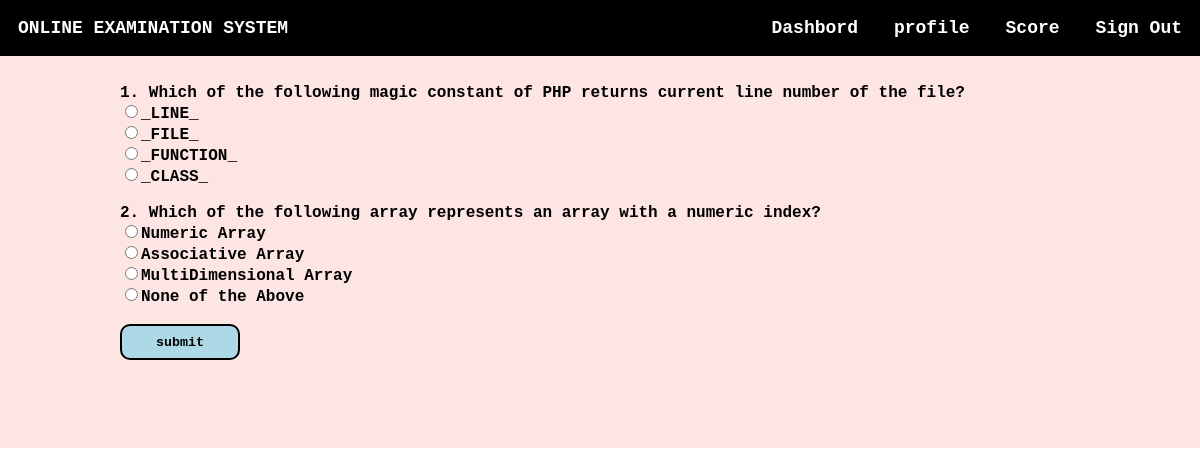
Screenshot of /takeq.php?qid=7 (signed in) with the database file from the repository.
### tables this page shows
CREATE TABLE `questions` (
  `qs` varchar(200) NOT NULL,
  `op1` varchar(30) NOT NULL,
  `op2` varchar(30) NOT NULL,
  `op3` varchar(30) NOT NULL,
  `answer` varchar(30) NOT NULL,
  `quizid` int(11) NOT NULL
);

### takeq.php (the view, shortened to what this page needs)
<html>
<head>
</head>
<?php
$conn = mysqli_connect('localhost', 'root', '', 'project');
?>
<body style="margin: 0 !important;font-weight: bolder !important;font-family: 'Courier New', Courier, monospace;color: #fff">
    <div style="background-color: #fce5e3;">
        <div class="navbar" style="display: inline-flex;width: 100%;color:#fff;position:fixed;">
            <section style="margin: 1.5vw;">ONLINE EXAMINATION SYSTEM</section>
            <ul style="display: inline-flex;padding: 0 !important;margin: 0;float: right;right: 0;position: fixed;width: 50vw;">
                <li onclick="dash()">Dashbord</li>
                <li onclick="prof()">profile</li>
                <li onclick="score()">Score</li>
                <li onclick="lo()">Sign Out</li>
            </ul>
        </div><br><br>
        <section style="margin-top: 4vw;width:80vw;margin-left:10vw;margin-right:10vw; color:#000">
        <?php
        if(isset($_GET["qid"])){
        $qid=$_GET["qid"];
            $sql ="select * from questions where quizid='{$qid}'";
            $res=mysqli_query($conn,$sql);
            if($res)
            {
                if(mysqli_num_rows($res)==0)
                {
                    echo "No questions found under this quiz please come later";
                }else{
                $i=1;
                $j=0;
                echo "<form method=\"POST\">";
                while ($row = mysqli_fetch_assoc($res)) {
                    echo $i.". ".$row["qs"]."<br>";
                    echo "<input type=\"radio\" value=\"".$j."\" name=\"ans".$i.$j."\">".$row["op1"]."<br>";
                    echo "<input type=\"radio\" value=\"".($j+1)."\" name=\"ans".$i.$j."\">".$row["op2"]."<br>";
                    echo "<input type=\"radio\" value=\"".($j+2)."\"name=\"ans".$i.$j."\">".$row["op3"]."<br>";
                    echo "<input type=\"radio\"value=\"".($j+3)."\" name=\"ans".$i.$j."\">".$row["answer"]."<br><br>";
                    $i++;
                }
                echo "<input id=\"btn\" type=\"submit\" name=\"submit\" value=\"submit\"><br><br><br>";
                echo "</form><br><br>";
            }
            }
            else
            {
                echo "error".mysqli_error($conn).".";
            }
     } ?>
        </section>
    </div>
</body>
</html>

### takeq.php (style rules this page uses)
li { margin: 1.5vw; }
ul { list-style: none; width: auto !important; }
.navbar { background-color:#000 !important; font-size: 1.5vw; }
#btn { height: 3vw;width: 10vw;font-family: 'Courier New', Courier, monospace;font-weight: bolder;border-radius: 10px;border: 2px solid black;background-color: lightblue; }

### rows the page displays
questions: qs "Which of the following magic constant of PHP returns current line number of the file?", op1 "_LINE_", op2 "_FILE_", op3 "_FUNCTION_", answer "_CLASS_"
questions: qs "Which of the following array represents an array with a numeric index?", op1 "Numeric Array", op2 "Associative Array", op3 "MultiDimensional Array", answer "None of the Above"
